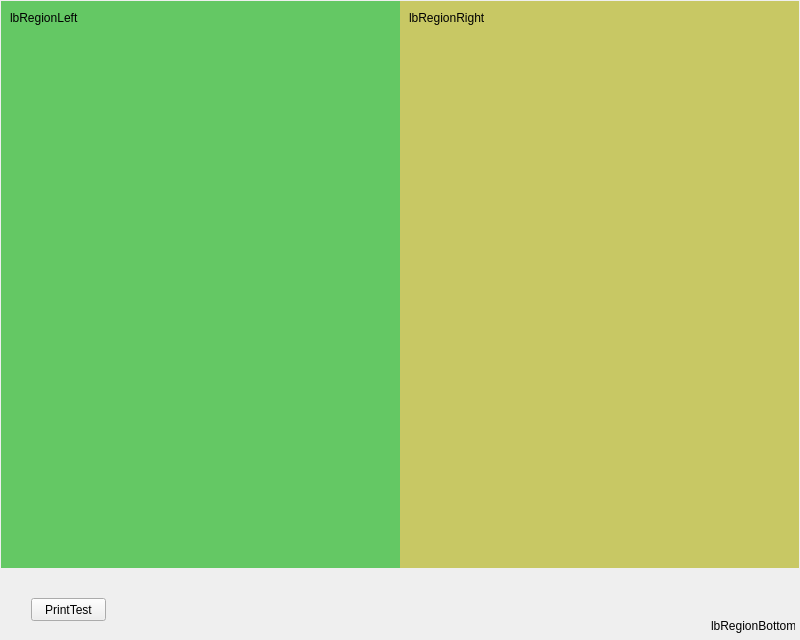
<?xml version="1.0" encoding="UTF-8"?>
<ui version="4.0">
 <class>WinReportTesting</class>
 <widget class="QMainWindow" name="WinReportTesting">
  <property name="geometry">
   <rect>
    <x>0</x>
    <y>0</y>
    <width>800</width>
    <height>640</height>
   </rect>
  </property>
  <property name="sizePolicy">
   <sizepolicy hsizetype="MinimumExpanding" vsizetype="MinimumExpanding">
    <horstretch>0</horstretch>
    <verstretch>0</verstretch>
   </sizepolicy>
  </property>
  <property name="minimumSize">
   <size>
    <width>800</width>
    <height>640</height>
   </size>
  </property>
  <property name="windowTitle">
   <string>Report Testing</string>
  </property>
  <widget class="QWidget" name="centralWidget">
   <property name="sizePolicy">
    <sizepolicy hsizetype="Expanding" vsizetype="Expanding">
     <horstretch>0</horstretch>
     <verstretch>0</verstretch>
    </sizepolicy>
   </property>
   <property name="minimumSize">
    <size>
     <width>800</width>
     <height>600</height>
    </size>
   </property>
   <property name="styleSheet">
    <string notr="true">/*background-color: rgb(200,180,200);*/</string>
   </property>
   <layout class="QGridLayout" name="gridLayout">
    <property name="sizeConstraint">
     <enum>QLayout::SetDefaultConstraint</enum>
    </property>
    <property name="leftMargin">
     <number>1</number>
    </property>
    <property name="topMargin">
     <number>1</number>
    </property>
    <property name="rightMargin">
     <number>1</number>
    </property>
    <property name="bottomMargin">
     <number>1</number>
    </property>
    <property name="spacing">
     <number>0</number>
    </property>
    <item row="0" column="0">
     <layout class="QVBoxLayout" name="MainLayout" stretch="8,1">
      <property name="spacing">
       <number>0</number>
      </property>
      <property name="sizeConstraint">
       <enum>QLayout::SetDefaultConstraint</enum>
      </property>
      <item>
       <layout class="QHBoxLayout" name="ContentLayout" stretch="1,1">
        <property name="spacing">
         <number>0</number>
        </property>
        <property name="sizeConstraint">
         <enum>QLayout::SetMinAndMaxSize</enum>
        </property>
        <property name="bottomMargin">
         <number>0</number>
        </property>
        <item>
         <widget class="QWidget" name="regionLeftEdit" native="true">
          <property name="sizePolicy">
           <sizepolicy hsizetype="Expanding" vsizetype="Expanding">
            <horstretch>0</horstretch>
            <verstretch>0</verstretch>
           </sizepolicy>
          </property>
          <property name="minimumSize">
           <size>
            <width>0</width>
            <height>0</height>
           </size>
          </property>
          <property name="maximumSize">
           <size>
            <width>1920</width>
            <height>1080</height>
           </size>
          </property>
          <property name="styleSheet">
           <string notr="true">background-color: rgb(100,200,100);</string>
          </property>
          <widget class="QLabel" name="lbRegionLeft">
           <property name="geometry">
            <rect>
             <x>9</x>
             <y>9</y>
             <width>72</width>
             <height>16</height>
            </rect>
           </property>
           <property name="text">
            <string>lbRegionLeft</string>
           </property>
          </widget>
         </widget>
        </item>
        <item>
         <widget class="QWidget" name="regionRightPreview" native="true">
          <property name="sizePolicy">
           <sizepolicy hsizetype="Expanding" vsizetype="Expanding">
            <horstretch>0</horstretch>
            <verstretch>0</verstretch>
           </sizepolicy>
          </property>
          <property name="minimumSize">
           <size>
            <width>0</width>
            <height>0</height>
           </size>
          </property>
          <property name="maximumSize">
           <size>
            <width>1920</width>
            <height>1080</height>
           </size>
          </property>
          <property name="styleSheet">
           <string notr="true">background-color: rgb(200,200,100);</string>
          </property>
          <widget class="QLabel" name="lbRegionRight">
           <property name="geometry">
            <rect>
             <x>9</x>
             <y>9</y>
             <width>78</width>
             <height>16</height>
            </rect>
           </property>
           <property name="text">
            <string>lbRegionRight</string>
           </property>
          </widget>
         </widget>
        </item>
       </layout>
      </item>
      <item>
       <widget class="QWidget" name="regionBottomControl" native="true">
        <property name="sizePolicy">
         <sizepolicy hsizetype="Expanding" vsizetype="Expanding">
          <horstretch>0</horstretch>
          <verstretch>0</verstretch>
         </sizepolicy>
        </property>
        <property name="minimumSize">
         <size>
          <width>0</width>
          <height>0</height>
         </size>
        </property>
        <property name="styleSheet">
         <string notr="true">/*
QWidget
{
	background-color: rgb(100,200,200);
}
*/</string>
        </property>
        <widget class="QLabel" name="lbRegionBottom">
         <property name="geometry">
          <rect>
           <x>710</x>
           <y>50</y>
           <width>84</width>
           <height>16</height>
          </rect>
         </property>
         <property name="text">
          <string>lbRegionBottom</string>
         </property>
        </widget>
        <widget class="QPushButton" name="btnPrintTest">
         <property name="geometry">
          <rect>
           <x>30</x>
           <y>30</y>
           <width>75</width>
           <height>23</height>
          </rect>
         </property>
         <property name="styleSheet">
          <string notr="true"/>
         </property>
         <property name="text">
          <string>PrintTest</string>
         </property>
         <property name="flat">
          <bool>false</bool>
         </property>
        </widget>
       </widget>
      </item>
     </layout>
    </item>
   </layout>
  </widget>
 </widget>
 <resources/>
 <connections/>
</ui>
